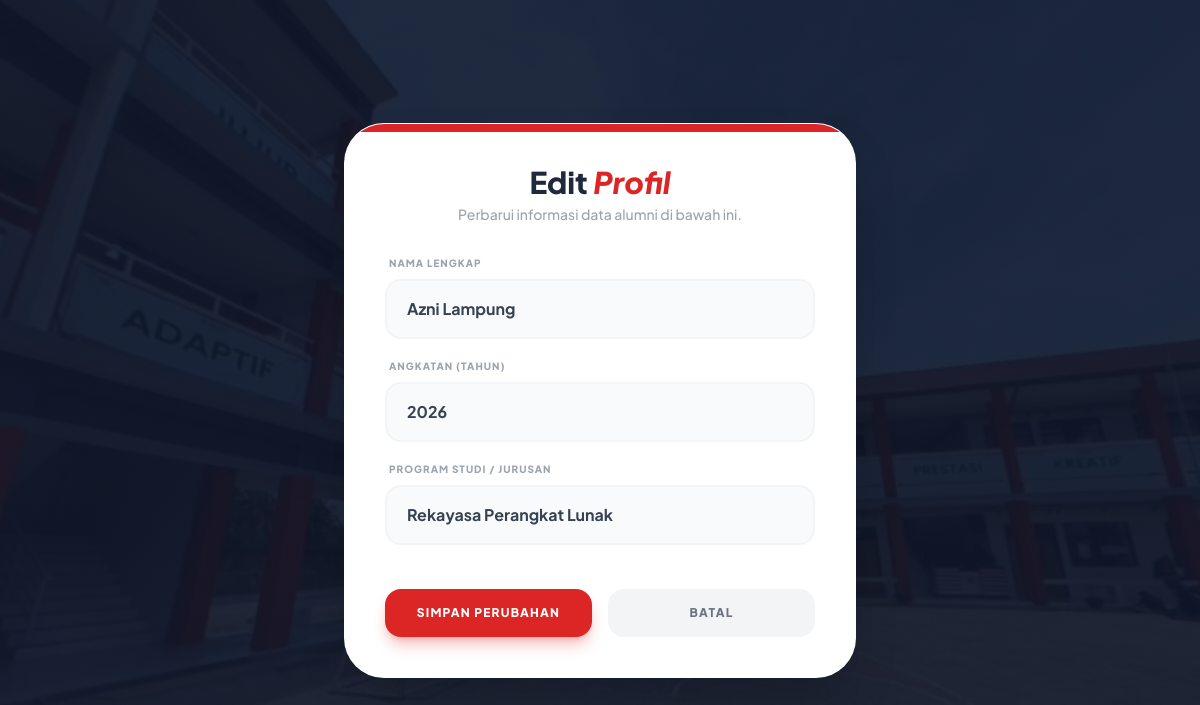
The app's page /edit.php?id=3 (signed in) with its own data.
### tables this page shows
CREATE TABLE `alumni` (
  `id_alumni` int NOT NULL,
  `nama` varchar(50) NOT NULL,
  `angkatan` int NOT NULL,
  `jurusan` varchar(50) NOT NULL
);

### edit.php (the view, shortened to what this page needs)
<?php
include 'koneksi.php';
$id = mysqli_real_escape_string($koneksi, $_GET['id']);
$role_saya = $_SESSION['role'];
$data = mysqli_query($koneksi, "SELECT * FROM alumni WHERE id_alumni='$id'");
$d = mysqli_fetch_assoc($data);
?>
<!DOCTYPE html>
<html lang="id">
<head>
    <script src="https://cdn.tailwindcss.com"></script>
</head>
<body class="bg-custom min-h-screen flex items-center justify-center p-6 antialiased">
    <div class="bg-white p-10 rounded-[2.5rem] shadow-2xl w-full max-w-lg border border-white/20 relative overflow-hidden">
        <div class="absolute top-0 left-0 right-0 h-2 bg-red-600"></div>
        <div class="mb-8 text-center">
            <h2 class="text-3xl font-black text-[#1e293b]">Edit <span class="text-red-600 italic">Profil</span></h2>
            <p class="text-gray-400 text-sm font-medium mt-1">Perbarui informasi data alumni di bawah ini.</p>
        </div>
        <form method="POST" class="space-y-5">
            <div>
                <label class="block text-[10px] font-black text-gray-400 uppercase tracking-widest mb-2 ml-1">Nama Lengkap</label>
                <input type="text" name="nama" value="<?= htmlspecialchars($d['nama']) ?>"
                       class="w-full px-5 py-4 bg-gray-50 border-2 border-gray-100 rounded-2xl focus:ring-2 focus:ring-red-500 focus:border-red-500 outline-none transition-all font-bold text-gray-700" required>
            </div>
            <div>
                <label class="block text-[10px] font-black text-gray-400 uppercase tracking-widest mb-2 ml-1">Angkatan (Tahun)</label>
                <input type="number" name="angkatan" value="<?= htmlspecialchars($d['angkatan']) ?>"
                       class="w-full px-5 py-4 bg-gray-50 border-2 border-gray-100 rounded-2xl focus:ring-2 focus:ring-red-500 focus:border-red-500 outline-none transition-all font-bold text-gray-700" required>
            </div>
            <div>
                <label class="block text-[10px] font-black text-gray-400 uppercase tracking-widest mb-2 ml-1">Program Studi / Jurusan</label>
                <select name="jurusan" class="w-full px-5 py-4 bg-gray-50 border-2 border-gray-100 rounded-2xl focus:ring-2 focus:ring-red-500 focus:border-red-500 outline-none transition-all font-bold text-gray-700 appearance-none">
                    <option value="Rekayasa Perangkat Lunak" <?= $d['jurusan'] == 'Rekayasa Perangkat Lunak' ? 'selected' : '' ?>>Rekayasa Perangkat Lunak</option>
                </select>
            </div>
            <div class="pt-6 flex flex-col sm:flex-row gap-4">
                <button type="submit" name="submit"
                        class="flex-1 bg-red-600 text-white font-black py-4 rounded-2xl hover:bg-red-700 transition-all shadow-lg shadow-red-600/30 active:scale-95 uppercase text-xs tracking-widest">
                    Simpan Perubahan
                </button>
                <a href="<?= ($role_saya == 'admin' || $role_saya == 'superadmin') ? 'dashboard_admin.php' : 'dashboard_user.php' ?>"
                   class="flex-1 bg-gray-100 text-gray-500 text-center py-4 rounded-2xl font-black hover:bg-gray-200 transition-all uppercase text-xs tracking-widest">
                    Batal
                </a>
            </div>
        </form>
    </div>
</body>
</html>

### edit.php (style rules this page uses)
body { font-family: 'Plus Jakarta Sans', sans-serif; }
.bg-custom { background: linear-gradient(rgba(15, 23, 42, 0.9), rgba(15, 23, 42, 0.9)), url('background.jpg'); background-size: cover; background-position: center; background-attachment: fixed; }

### records on screen
alumni: nama "Azni Lampung", angkatan "2026", jurusan "Rekayasa Perangkat Lunak"
